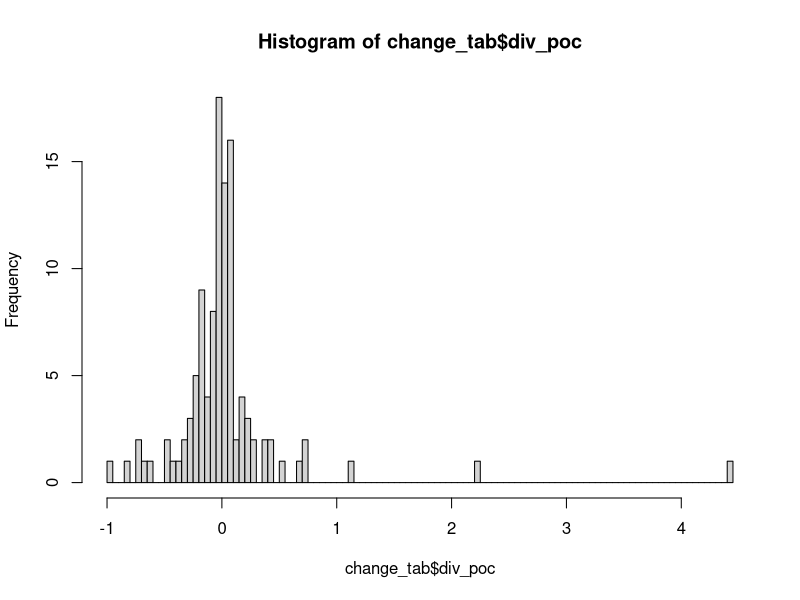
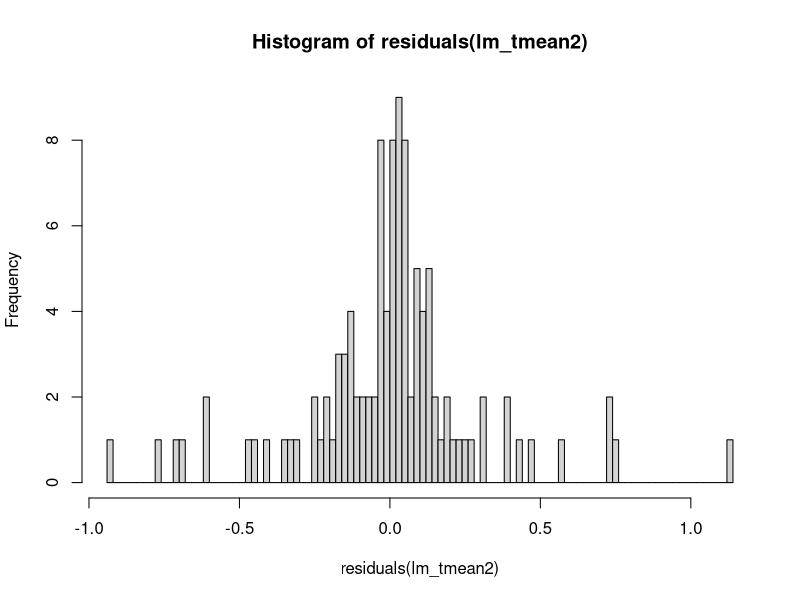

Source code (R) for these figures, in order: (Note: this script raises an error after producing the figures.)

## 06/2018 - Leberger et al. 2018. Mediterranean wetland conservation in the context of climate and land-cover change.


### 4.1. Beta-Sorensen response to several variables using beta-regression model
###############################################

# Load table
change_tab <- read.table('../Data/Table_all.txt', h=T)
head(change_tab)


## Simpson diversity
#-----------------

# distribution
hist(change_tab$div_poc, breaks=100)

div_poc2 <- change_tab$div_poc[change_tab$div_poc < 2] # remove outliers


## 1. Tmean diff
#---

lm_tmean2 <- lm(div_poc2 ~ change_tab $tmean_diff[change_tab $div_poc < 2])
summary(lm_tmean2)
#Call:
# lm(formula = div_poc2 ~ change_tab$tmean[change_tab$div_poc < 
    # 2])

# Residuals:
     # Min       1Q   Median       3Q      Max 
# -0.93565 -0.12569  0.01067  0.10700  1.13378 

# Coefficients:
                                         # Estimate Std. Error t value Pr(>|t|)
# (Intercept)                              -0.05128    0.06185  -0.829    0.409
# change_tab$tmean[change_tab$div_poc < 2]  0.05131    0.11001   0.466    0.642

# Residual standard error: 0.2966 on 107 degrees of freedom
  # (125 observations deleted due to missingness)
# Multiple R-squared:  0.002029,	Adjusted R-squared:  -0.007297 
# F-statistic: 0.2176 on 1 and 107 DF,  p-value: 0.6418

AIC(lm_tmean2) # 48.35372

hist(residuals(lm_tmean2), breaks=100)

## 2. Pmean diff
#---

lm_pmean2 <- lm(div_poc2 ~ change_tab $pmean_diff[change_tab $div_poc < 2])

summary(lm_pmean2)
# Call:
# lm(formula = div_poc2 ~ change_tab$pmean[change_tab$div_poc < 
    # 2])

# Residuals:
     # Min       1Q   Median       3Q      Max 
# -0.94792 -0.13740  0.00978  0.10479  1.14802 

# Coefficients:
                                           # Estimate Std. Error t value Pr(>|t|)
# (Intercept)                              -0.0342275  0.0301578  -1.135    0.259
# change_tab$pmean[change_tab$div_poc < 2]  0.0002782  0.0003341   0.833    0.407

# Residual standard error: 0.2959 on 107 degrees of freedom
  # (125 observations deleted due to missingness)
# Multiple R-squared:  0.006442,	Adjusted R-squared:  -0.002844 
# F-statistic: 0.6937 on 1 and 107 DF,  p-value: 0.4068

AIC(lm_pmean2) # 47.87074


## 2.2. Tmean diff : Pmean diff
#---

lm_tpmean2 <- lm(div_poc2 ~ change_tab $tmean_diff[change_tab $div_poc < 2] : change_tab $pmean_diff[change_tab $div_poc < 2])
summary(lm_tpmean2)
# Call:
# lm(formula = div_poc2 ~ change_tab$tmean[change_tab$div_poc < 
    # 2]:change_tab$pmean[change_tab$div_poc < 2])

# Residuals:
     # Min       1Q   Median       3Q      Max 
# -0.93353 -0.13597  0.00916  0.10277  1.14734 

# Coefficients:
                                                                                    # Estimate Std. Error t value Pr(>|t|)
# (Intercept)                                                                       -2.650e-02  2.916e-02  -0.909    0.366
# change_tab$tmean[change_tab$div_poc < 2]:change_tab$pmean[change_tab$div_poc < 2]  7.146e-05  5.474e-04   0.131    0.896

# Residual standard error: 0.2969 on 107 degrees of freedom
  # (125 observations deleted due to missingness)
# Multiple R-squared:  0.0001592,	Adjusted R-squared:  -0.009185 
# F-statistic: 0.01704 on 1 and 107 DF,  p-value: 0.8964

AIC(lm_tpmean2) # 48.55779


## 3. Tmax diff
#---

lm_tmax2 <- lm(div_poc2 ~ change_tab $tmax_diff[change_tab $div_poc < 2])

AIC(lm_tmax2) # 47.70942

summary(lm_tmax2)
# Call:
# lm(formula = div_poc2 ~ change_tab$tmax[change_tab$div_poc < 
    # 2])

# Residuals:
     # Min       1Q   Median       3Q      Max 
# -0.91458 -0.11836  0.00264  0.11701  1.13453 

# Coefficients:
                                        # Estimate Std. Error t value Pr(>|t|)
# (Intercept)                             -0.05946    0.04628  -1.285    0.202
# change_tab$tmax[change_tab$div_poc < 2]  0.03320    0.03594   0.924    0.358

# Residual standard error: 0.2957 on 107 degrees of freedom
  # (125 observations deleted due to missingness)
# Multiple R-squared:  0.007911,	Adjusted R-squared:  -0.001361 
# F-statistic: 0.8532 on 1 and 107 DF,  p-value: 0.3577

## 4. Tmin diff
#---

lm_tmin2 <- lm(div_poc2 ~ change_tab $tmin_diff[change_tab $div_poc < 2])

summary(lm_tmin2)
# Call:
# lm(formula = div_poc2 ~ change_tab$tmin_diff[change_tab$div_poc < 
    # 2])

# Residuals:
     # Min       1Q   Median       3Q      Max 
# -0.93628 -0.11507  0.00584  0.10384  1.12201 

# Coefficients:
                                        # Estimate Std. Error t value Pr(>|t|)
# (Intercept)                             -0.05438    0.04394  -1.237    0.219
# change_tab$tmin[change_tab$div_poc < 2]  0.01538    0.01798   0.855    0.394

# Residual standard error: 0.2959 on 107 degrees of freedom
  # (125 observations deleted due to missingness)
# Multiple R-squared:  0.006791,	Adjusted R-squared:  -0.002491 
# F-statistic: 0.7316 on 1 and 107 DF,  p-value: 0.3943

AIC(lm_tmin2) # 47.83241

## 5. Tseas diff
#---

lm_tseas2 <- lm(div_poc2 ~ change_tab $tseas_diff[change_tab $div_poc < 2])

summary(lm_tseas2)
# Call:
# lm(formula = div_poc2 ~ change_tab$tseas[change_tab$div_poc < 
    # 2])

# Residuals:
     # Min       1Q   Median       3Q      Max 
# -0.93919 -0.12709  0.01065  0.09938  1.16963 

# Coefficients:
                                         # Estimate Std. Error t value Pr(>|t|)
# (Intercept)                              -0.01918    0.03253  -0.589    0.557
# change_tab$tseas[change_tab$div_poc < 2] -0.06878    0.16821  -0.409    0.683

# Residual standard error: 0.2967 on 107 degrees of freedom
  # (125 observations deleted due to missingness)
# Multiple R-squared:  0.00156,	Adjusted R-squared:  -0.007771 
# F-statistic: 0.1672 on 1 and 107 DF,  p-value: 0.6835

AIC(lm_tseas2) # 48.40499


## 5. Pwet diff
#---

lm_pwet2 <- lm(div_poc2 ~ change_tab $pwet_diff[change_tab $div_poc < 2])

summary(lm_pwet2)
# Call:
# lm(formula = div_poc2 ~ change_tab$pwet[change_tab$div_poc < 
    # 2])

# Residuals:
     # Min       1Q   Median       3Q      Max 
# -0.97464 -0.13658  0.01583  0.11080  1.12682 

# Coefficients:
                                         # Estimate Std. Error t value Pr(>|t|)  
# (Intercept)                             -0.025754   0.027986  -0.920    0.360  
# change_tab$pwet[change_tab$div_poc < 2]  0.003117   0.001672   1.864    0.065 .
# ---
# Signif. codes:  0 ‘***’ 0.001 ‘**’ 0.01 ‘*’ 0.05 ‘.’ 0.1 ‘ ’ 1

# Residual standard error: 0.2922 on 107 degrees of freedom
  # (125 observations deleted due to missingness)
# Multiple R-squared:  0.03146,	Adjusted R-squared:  0.02241 
# F-statistic: 3.475 on 1 and 107 DF,  p-value: 0.06503

AIC(lm_pwet2) # 45.09116


## 5. Pdry diff
#---

lm_pdry2 <- lm(div_poc2 ~ change_tab $pdry_diff[change_tab$div_poc < 2])

summary(lm_pdry2)
# Call:
# lm(formula = div_poc2 ~ change_tab$pdry_diff[change_tab$div_poc < 
    # 2])

# Residuals:
     # Min       1Q   Median       3Q      Max 
# -0.93100 -0.13809  0.01227  0.09958  1.15147 

# Coefficients:
                                         # Estimate Std. Error t value Pr(>|t|)
# (Intercept)                             -0.024705   0.029066  -0.850    0.397
# change_tab$pdry[change_tab$div_poc < 2]  0.001462   0.009310   0.157    0.876

# Residual standard error: 0.2969 on 107 degrees of freedom
  # (125 observations deleted due to missingness)
# Multiple R-squared:  0.0002303,	Adjusted R-squared:  -0.009113 
# F-statistic: 0.02465 on 1 and 107 DF,  p-value: 0.8755

AIC(lm_pdry2)


## 6. Pseas diff
#---

lm_pseas2 <- lm(div_poc2 ~ change_tab $pseas_diff[change_tab$div_poc < 2])

summary(lm_pseas2)
# Call:
# lm(formula = div_poc2 ~ change_tab$pseas_diff[change_tab$div_poc < 
    # 2])

# Residuals:
     # Min       1Q   Median       3Q      Max 
# -0.94985 -0.11844  0.01683  0.11221  1.15446 

# Coefficients:
                                          # Estimate Std. Error t value Pr(>|t|)
# (Intercept)                              -0.024605   0.028306  -0.869    0.387
# change_tab$pseas[change_tab$div_poc < 2]  0.004656   0.004392   1.060    0.291

# Residual standard error: 0.2953 on 107 degrees of freedom
  # (125 observations deleted due to missingness)
# Multiple R-squared:  0.0104,	Adjusted R-squared:  0.001146 
# F-statistic: 1.124 on 1 and 107 DF,  p-value: 0.2915

AIC(lm_pseas2) # 47.43616


## 6. Log(agri PoC)
#---

lm_agri2 <- lm(div_poc2 ~ log(change_tab $Agri_poc[change_tab$div_poc < 2]+100))

summary(lm_agri2)
# Call:
# lm(formula = div_poc2 ~ log(change_tab$Agri_poc[change_tab$div_poc < 
    # 2] + 100))

# Residuals:
     # Min       1Q   Median       3Q      Max 
# -0.93366 -0.13622  0.01328  0.10062  1.15216 

# Coefficients:
                                                       # Estimate Std. Error t value Pr(>|t|)
# (Intercept)                                            -0.08561    0.17561  -0.487    0.627
# log(change_tab$Agri_poc[change_tab$div_poc < 2] + 100)  0.01190    0.03440   0.346    0.730

# Residual standard error: 0.2967 on 107 degrees of freedom
  # (125 observations deleted due to missingness)
# Multiple R-squared:  0.001118,	Adjusted R-squared:  -0.008218 
# F-statistic: 0.1197 on 1 and 107 DF,  p-value: 0.73

AIC(lm_agri2) # 48.45327


## 7. log(urb PoC)
#---

lm_urb2 <- lm(div_poc2 ~ log(change_tab $urb_poc[change_tab$div_poc < 2]+100))

summary(lm_urb2)
# Call:
# lm(formula = div_poc2 ~ log(change_tab$urb_poc[change_tab$div_poc < 
    # 2] + 100))

# Residuals:
     # Min       1Q   Median       3Q      Max 
# -0.89305 -0.11221  0.01986  0.10221  1.14500 

# Coefficients:
                                                      # Estimate Std. Error t value Pr(>|t|)
# (Intercept)                                           -0.18646    0.12978  -1.437    0.154
# log(change_tab$Urb_poc[change_tab$div_poc < 2] + 100)  0.02682    0.02113   1.269    0.207

# Residual standard error: 0.2947 on 107 degrees of freedom
  # (125 observations deleted due to missingness)
# Multiple R-squared:  0.01484,	Adjusted R-squared:  0.005631 
# F-statistic: 1.612 on 1 and 107 DF,  p-value: 0.207

AIC(lm_urb2) # 46.9457


## 8. log(art_wet PoC)
#---

lm_artwet2 <- lm(div_poc2 ~ log(change_tab $artwet_poc[change_tab$div_poc < 2]+100))

summary(lm_artwet2)
# Call:
# lm(formula = div_poc2 ~ log(change_tab$artwet_poc[change_tab$div_poc < 
    # 2] + 100))

# Residuals:
     # Min       1Q   Median       3Q      Max 
# -0.93946 -0.11149  0.01402  0.09697  1.14301 

# Coefficients:
                                                      # Estimate Std. Error t value Pr(>|t|)
# (Intercept)                                            0.09393    0.19321   0.486    0.628
# log(change_tab$Art_poc[change_tab$div_poc < 2] + 100) -0.02398    0.03833  -0.626    0.533

# Residual standard error: 0.2964 on 107 degrees of freedom
  # (125 observations deleted due to missingness)
# Multiple R-squared:  0.003646,	Adjusted R-squared:  -0.005666 
# F-statistic: 0.3915 on 1 and 107 DF,  p-value: 0.5328

AIC(lm_artwet2) # 48.17705


## 9. log(sea PoC)
#---

lm_sea2 <- lm(div_poc2 ~ log(change_tab $sea_poc[change_tab$div_poc < 2]+100))

summary(lm_sea2)
# Call:
# lm(formula = div_poc2 ~ log(change_tab$sea_poc[change_tab$div_poc < 
    # 2] + 100))

# Residuals:
     # Min       1Q   Median       3Q      Max 
# -0.92448 -0.13025  0.00768  0.10167  1.15412 

# Coefficients:
                                                      # Estimate Std. Error t value Pr(>|t|)
# (Intercept)                                           -0.17359    0.19122  -0.908    0.366
# log(change_tab$Sea_poc[change_tab$div_poc < 2] + 100)  0.03085    0.03944   0.782    0.436

# Residual standard error: 0.296 on 107 degrees of freedom
  # (125 observations deleted due to missingness)
# Multiple R-squared:  0.005687,	Adjusted R-squared:  -0.003606 
# F-statistic: 0.612 on 1 and 107 DF,  p-value: 0.4358

AIC(lm_sea2) # 47.95351


## 10. log(Natwet loss)
#---

lm_natwet2 <- lm(div_poc2 ~ log(natwat_glm_poi[change_tab$div_poc < 2]+1))
summary(lm_natwet2)
# Call:
# lm(formula = div_poc2 ~ log(natwat_glm_poi[change_tab$div_poc < 
    # 2] + 1))

# Residuals:
     # Min       1Q   Median       3Q      Max 
# -0.76766 -0.10218  0.02043  0.09811  1.11111 

# Coefficients:
                                                # Estimate Std. Error t value Pr(>|t|)
# (Intercept)                                     -0.05755    0.05386  -1.069    0.288
# log(natwat_glm_poi[change_tab$div_poc < 2] + 1)  0.02438    0.02484   0.981    0.329

# Residual standard error: 0.2742 on 99 degrees of freedom
  # (133 observations deleted due to missingness)
# Multiple R-squared:  0.009632,	Adjusted R-squared:  -0.0003715 
# F-statistic: 0.9629 on 1 and 99 DF,  p-value: 0.3289

AIC(lm_natwet2) # 29.23573
